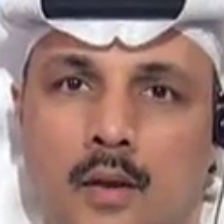
#> input picture android_app/app/src/main/assets/samples/03_retrato_humano_real_3.jpg, 224 x 224 px
$ python -i preprocess_datasets.py   (imports and definitions only)
#> lines starting #> are read from the running program, lines starting #| are printed output that depends on the picture
#> further down, picture is the input picture: shape (224, 224, 3); mean B, G, R 117.2, 123.4, 155.4
import os
import sys
import json
import time
import argparse
import numpy as np
from PIL import Image
import scipy.io.wavfile as wavfile
import scipy.signal as signal
import cv2

THIS_DIR = os.path.dirname(os.path.abspath(__file__))
PROJECT_ROOT = os.path.abspath(os.path.join(THIS_DIR, "..", ".."))
if PROJECT_ROOT not in sys.path:
    sys.path.insert(0, PROJECT_ROOT)

from src.config import (
    DATA_PROCESSED_DIR,
    DATASET_ASVSPOOF_2019_DIR,
    DATASET_FACEFORENSICS_DIR,
    DATASET_CIFAKE_DIR,
    IMG_SIZE
)

HAAR_CASCADE_PATH = os.path.join(cv2.data.haarcascades, 'haarcascade_frontalface_default.xml')
face_cascade = cv2.CascadeClassifier(HAAR_CASCADE_PATH)

# [98 lines left out: functions ensure_directories, audio_to_spectrogram, process_asvspoof_audio, not called in this run]

def extract_and_crop_face(img_bgr, target_size=IMG_SIZE):
#> called with target_size = 224
    gray = cv2.cvtColor(img_bgr, cv2.COLOR_BGR2GRAY)
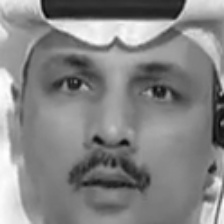
#> gray: shape (224, 224); min 8, max 254, mean 132.3
    faces = face_cascade.detectMultiScale(gray, scaleFactor=1.1, minNeighbors=4, minSize=(30, 30))
#> faces = [[12, 14, 200, 200]]

    if len(faces) == 0:
        return None

    fx, fy, fw, fh = max(faces, key=lambda b: b[2] * b[3])
#> fx = 12; fy = 14; fw = 200; fh = 200
    h, w = img_bgr.shape[:2]
#> h = 224; w = 224

    margin_x = int(fw * 0.15)
#> margin_x = 30
    margin_y = int(fh * 0.15)
#> margin_y = 30
    x1 = max(0, fx - margin_x)
#> x1 = 0
    y1 = max(0, fy - margin_y)
#> y1 = 0
    x2 = min(w, fx + fw + margin_x)
#> x2 = 224
    y2 = min(h, fy + fh + margin_y)
#> y2 = 224

    face_crop = img_bgr[y1:y2, x1:x2]
    face_resized = cv2.resize(face_crop, (target_size, target_size), interpolation=cv2.INTER_AREA)
    return face_resized

# [126 lines left out: functions process_faceforensics_videos, main, not called in this run]

# [2 lines not run here, left out]

>>> import cv2
>>> picture = cv2.imread('../../../android_app/app/src/main/assets/samples/03_retrato_humano_real_3.jpg')
>>> result = extract_and_crop_face(picture)

$ run again, on android_app/app/src/main/assets/samples/05_retrato_humano_real_5.jpg
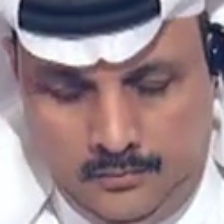
#> input picture android_app/app/src/main/assets/samples/05_retrato_humano_real_5.jpg, 224 x 224 px
#> picture is the input picture: shape (224, 224, 3); mean B, G, R 136.2, 131.2, 152.2
#> in extract_and_crop_face, `gray = cv2.cvtColor(img_bgr, cv2.COLOR_BGR2GRAY)`:
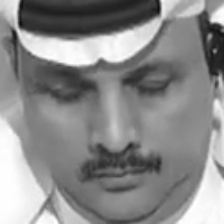
#> gray: shape (224, 224); min 12, max 255, mean 138.1
#> faces = [[15, 17, 197, 197]]
#> fx = 15; fy = 17; fw = 197
#> margin_x = 29
#> x1 = 0
#> x2 = 224
